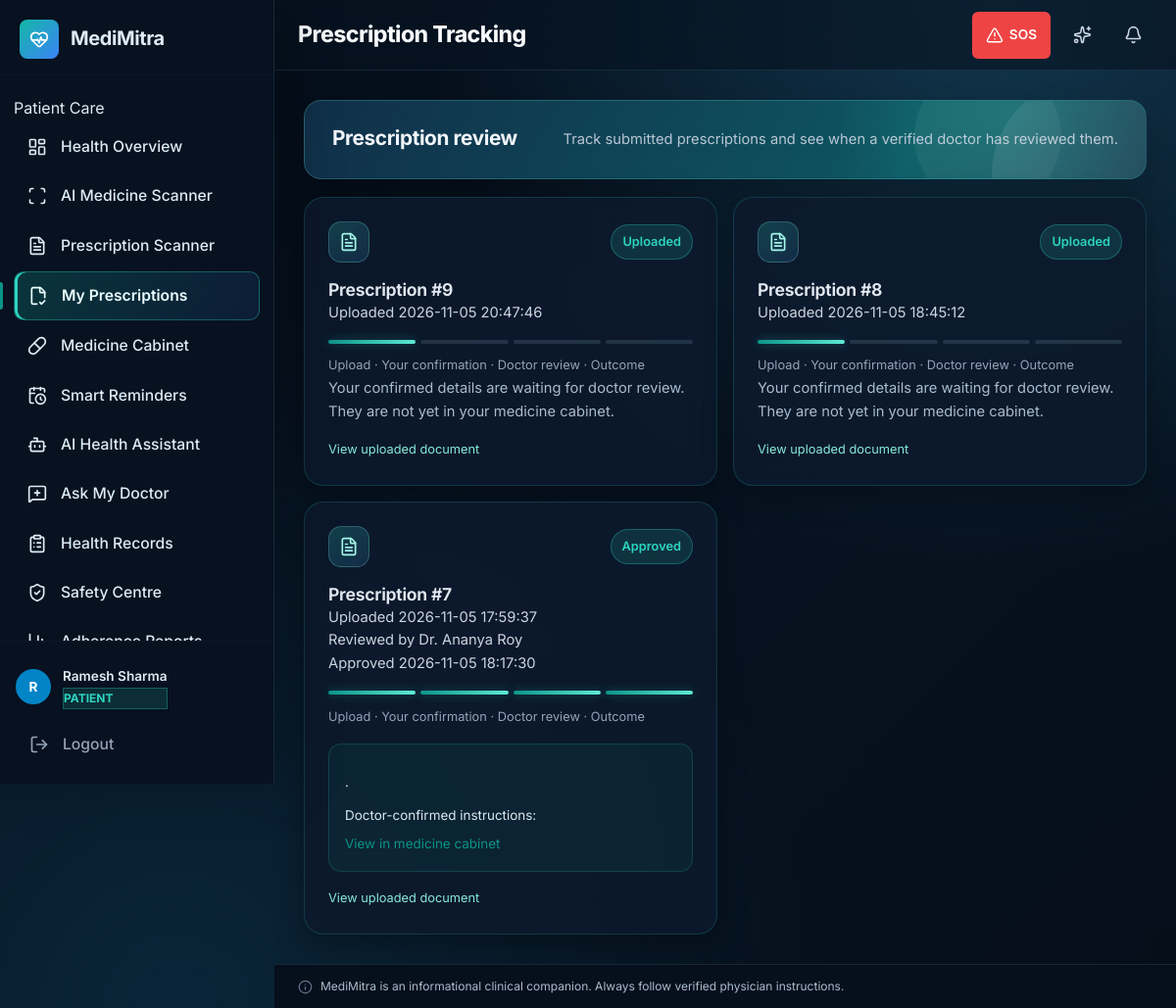
The page /prescriptions (signed in) on the database its author committed.
### tables this page shows
CREATE TABLE users (
    id INTEGER PRIMARY KEY AUTOINCREMENT,
    username TEXT UNIQUE NOT NULL,
    email TEXT UNIQUE NOT NULL,
    password_hash TEXT NOT NULL,
    full_name TEXT NOT NULL,
    role TEXT NOT NULL DEFAULT 'patient',  -- 'patient' or 'caregiver'
    phone TEXT,
    created_at TIMESTAMP DEFAULT CURRENT_TIMESTAMP,
    updated_at TIMESTAMP DEFAULT CURRENT_TIMESTAMP
, is_active INTEGER DEFAULT 1, language TEXT DEFAULT en, auto_camera INTEGER DEFAULT 1);

CREATE TABLE prescriptions (
    id INTEGER PRIMARY KEY AUTOINCREMENT,
    user_id INTEGER NOT NULL,
    image_path TEXT NOT NULL,
    raw_ocr_text TEXT,
    extracted_data TEXT,    -- JSON of parsed prescription
    doctor_name TEXT,
    hospital_name TEXT,
    scan_date TIMESTAMP DEFAULT CURRENT_TIMESTAMP,
    verified INTEGER DEFAULT 0, status TEXT NOT NULL DEFAULT 'uploaded', assigned_doctor_id INTEGER, patient_confirmed_at TIMESTAMP, approved_at TIMESTAMP,
    FOREIGN KEY (user_id) REFERENCES users(id)
);

### routes/prescriptions.py (the view)
@prescriptions_bp.get("")
@role_required('patient')
def index():
    rows = query_db(
        "SELECT id, image_path, status, scan_date, patient_confirmed_at, approved_at, doctor_name, extracted_data, "
        "(SELECT comments FROM prescription_reviews r WHERE r.prescription_id=prescriptions.id ORDER BY r.created_at DESC LIMIT 1) AS review_comments "
        "FROM prescriptions WHERE user_id=? ORDER BY scan_date DESC",
        [session["user_id"]],
    )
    items = []
    for row in rows:
        item = dict(row)
        item["fields"] = json.loads(item.pop("extracted_data") or "{}")
        items.append(item)
    return render_template("prescriptions.html", prescriptions=items)

### database/db.py (called while the page is built)
def get_db_path():
    global DATABASE_PATH
    if DATABASE_PATH is None:
        DATABASE_PATH = os.getenv('DATABASE_PATH', 'medimitra.db')
    return DATABASE_PATH

def get_connection():
    conn = sqlite3.connect(get_db_path())
    conn.row_factory = sqlite3.Row  # Return rows as dicts
    conn.execute("PRAGMA foreign_keys = ON")
    return conn

def query_db(query, args=(), one=False):
    conn = get_connection()
    try:
        cur = conn.execute(query, args)
        results = cur.fetchall()
        return (results[0] if results else None) if one else results
    finally:
        conn.close()

### routes/auth.py (called while the page is built)
def role_required(*roles):
    def decorate(f):
        @wraps(f)
        def decorated_function(*args, **kwargs):
            if 'user_id' not in session:
                flash('Please log in to continue.', 'warning')
                return redirect(url_for('auth.login'))
            user = get_current_user()
            if not user:
                session.clear()
                flash('Your session has expired. Please sign in again.', 'warning')
                return redirect(url_for('auth.login'))
            if user['role'] not in roles:
                abort(403)
            return f(*args, **kwargs)
        return decorated_function
    return decorate

def get_current_user():
    if 'user_id' in session:
        return query_db('SELECT * FROM users WHERE id = ?', [session['user_id']], one=True)
    return None

### templates/prescriptions.html (shortened to what this page needs)
{% extends "base.html" %}
{% block page_title %}Prescription Tracking{% endblock %}
{% block content %}
<div class="welcome-banner"><h2>Prescription review</h2><p>Track submitted prescriptions and see when a verified doctor has reviewed them.</p></div>
{% if prescriptions %}<div class="prescription-grid">{% for item in prescriptions %}
<article class="card prescription-card"><div class="prescription-card-top"><span class="prescription-icon"><i data-lucide="file-text"></i></span><span class="tag {% if item.status == 'approved' %}tag-success{% elif item.status == 'rejected' %}tag-danger{% elif item.status == 'clarification_requested' %}tag-warning{% else %}tag-info{% endif %}">{{ item.status|replace('_',' ')|title }}</span></div><h3>Prescription #{{ item.id }}</h3><p>Uploaded {{ item.scan_date }}</p>{% if item.doctor_name %}<p>Reviewed by {{ item.doctor_name }}</p>{% endif %}{% if item.approved_at %}<p>Approved {{ item.approved_at }}</p>{% endif %}<div class="prescription-progress"><span class="done"></span><span class="{% if item.patient_confirmed_at %}done{% endif %}"></span><span class="{% if item.doctor_name %}done{% endif %}"></span><span class="{% if item.status in ['approved','rejected'] %}done{% endif %}"></span></div><small>Upload · Your confirmation · Doctor review · Outcome</small>
{% if item.status == 'approved' %}<div class="prescription-approved"><span> · </span><span>Doctor-confirmed instructions: </span><a href="{{ url_for('medicines.detail', medicine_id=item.fields.medicine_id) if item.fields.medicine_id else url_for('medicines.index') }}">View in medicine cabinet</a></div>
{% else %}<p class="text-muted">Your confirmed details are waiting for doctor review. They are not yet in your medicine cabinet.</p>{% endif %}
<a class="prescription-image-link" href="{{ url_for('scanner.prescription_image', prescription_id=item.id) }}" target="_blank" rel="noopener">View uploaded document</a></article>
{% endfor %}</div>{% else %}<div class="card"><div class="empty-state"><i data-lucide="files"></i><h4>No prescriptions submitted</h4><p>Scan a medicine or prescription to start a review.</p><a class="btn btn-primary" href="{{ url_for('scanner.scan') }}">Scan or upload</a></div></div>{% endif %}
{% endblock %}

### templates/base.html (shortened to what this page needs)
<!DOCTYPE html>
<html lang="en">
<head>
    <link rel="stylesheet" href="{{ url_for('static', filename='css/style.css') }}">
    <link rel="stylesheet" href="{{ url_for('static', filename='css/responsive.css') }}">
</head>
<body>
    {% if current_user %}
    <aside class="sidebar" id="sidebar">
        <div class="sidebar-header">
            <div class="logo">
                <div class="logo-icon">
                    <i data-lucide="heart-pulse"></i>
                </div>
                <span class="logo-text">MediMitra</span>
            </div>
        </div>
        <nav class="sidebar-nav">
            <ul>
                {% if current_user.role == 'patient' %}
                <li class="nav-section-label"><span>Patient Care</span></li>
                <li><a href="{{ url_for('dashboard.index') }}" class="nav-link {% if request.endpoint == 'dashboard.index' %}active{% endif %}"><i data-lucide="layout-dashboard"></i><span>Health Overview</span></a></li>
                <li><a href="{{ url_for('scanner.medicine_scan') }}" class="nav-link {% if request.endpoint == 'scanner.medicine_scan' %}active{% endif %}"><i data-lucide="scan"></i><span>AI Medicine Scanner</span></a></li>
                <li><a href="{{ url_for('scanner.scan') }}" class="nav-link {% if request.endpoint == 'scanner.scan' %}active{% endif %}"><i data-lucide="file-text"></i><span>Prescription Scanner</span></a></li>
                <li><a href="{{ url_for('prescriptions.index') }}" class="nav-link {% if request.endpoint == 'prescriptions.index' %}active{% endif %}"><i data-lucide="file-check-2"></i><span>My Prescriptions</span></a></li>
                <li><a href="{{ url_for('medicines.index') }}" class="nav-link {% if request.endpoint and 'medicines' in request.endpoint %}active{% endif %}"><i data-lucide="pill"></i><span>Medicine Cabinet</span></a></li>
                <li><a href="{{ url_for('schedule.index') }}" class="nav-link {% if request.endpoint and 'schedule' in request.endpoint %}active{% endif %}"><i data-lucide="calendar-clock"></i><span>Smart Reminders</span></a></li>
                <li><a href="{{ url_for('assistant.index') }}" class="nav-link {% if request.endpoint and 'assistant' in request.endpoint %}active{% endif %}"><i data-lucide="bot"></i><span>AI Health Assistant</span></a></li>
                <li><a href="{{ url_for('queries.patient_queries') }}" class="nav-link "><i data-lucide="message-square-plus"></i><span>Ask My Doctor</span></a></li>
                <li><a href="{{ url_for('records.index') }}" class="nav-link {% if request.endpoint and 'records' in request.endpoint %}active{% endif %}"><i data-lucide="clipboard-list"></i><span>Health Records</span></a></li>
                <li><a href="{{ url_for('safety.index') }}" class="nav-link {% if request.endpoint and 'safety' in request.endpoint %}active{% endif %}"><i data-lucide="shield-check"></i><span>Safety Centre</span></a></li>
                <li><a href="{{ url_for('reports.index') }}" class="nav-link {% if request.endpoint and 'reports' in request.endpoint %}active{% endif %}"><i data-lucide="bar-chart-3"></i><span>Adherence Reports</span></a></li>
                {% elif current_user.role == 'pharmacist' %}
                <li class="nav-section-label"><span>Pharmacy</span></li>
                <li><a href="{{ url_for('pharmacy.index') }}" class="nav-link {% if request.endpoint and 'pharmacy' in request.endpoint %}active{% endif %}"><i data-lucide="store"></i><span>Pharmacy Overview</span></a></li>
                {% endif %}
            </ul>
        </nav>
        <div class="sidebar-footer">
            <div class="user-card">
                <div class="user-avatar" style="background: {% if current_user.role == 'doctor' %}#059669{% elif current_user.role == 'admin' %}#4f46e5{% elif current_user.role == 'caregiver' %}#d97706{% else %}#0284c7{% endif %}; color: white;">
                    {{ current_user.full_name[0] | upper }}
                </div>
                <div class="user-info">
                    <span class="user-name">{{ current_user.full_name }}</span>
                    <span class="user-role badge-role" style="font-size:0.75rem; text-transform:uppercase; font-weight:700; color:{% if current_user.role == 'doctor' %}#059669{% elif current_user.role == 'admin' %}#4f46e5{% elif current_user.role == 'caregiver' %}#d97706{% else %}#0284c7{% endif %};">
                        {{ current_user.role }}
                    </span>
                </div>
            </div>
            <a href="{{ url_for('auth.logout') }}" class="nav-link logout-link">
                <i data-lucide="log-out"></i>
                <span>Logout</span>
            </a>
        </div>
    </aside>
    <main class="main-content" id="mainContent">
        <header class="topbar">
            <div class="topbar-title">
                <h1>{% block page_title %}Dashboard{% endblock %}</h1>
            </div>
            <div class="topbar-actions" style="display:flex; align-items:center; gap:12px;">
                {% if current_user.role == 'patient' %}
                <form action="{{ url_for('dashboard.trigger_sos') }}" method="POST" onsubmit="return confirm('Trigger Emergency SOS to your designated emergency contact?');" style="margin:0;">
                    <button type="submit" class="btn" style="background:#ef4444; color:#fff; padding:6px 14px; font-size:0.85rem; border:none; border-radius:6px; display:flex; align-items:center; gap:6px; font-weight:600; cursor:pointer;">
                        <i data-lucide="alert-triangle" style="width:16px;height:16px;"></i>
                        <span>SOS</span>
                    </button>
                </form>
                {% endif %}
                <button type="button" class="icon-btn" onclick="playSplashAnimation(true)" title="Replay 3D Intro & Sound" aria-label="Replay 3D Intro">
                    <i data-lucide="sparkles"></i>
                </button>
                <button class="icon-btn" aria-label="Notifications">
                    <i data-lucide="bell"></i>
                </button>
            </div>
        </header>
        <div class="page-content">
            {% block content %}{% endblock %}
        </div>
        <footer class="disclaimer">
            <i data-lucide="info" style="width:14px;height:14px"></i>
            <span>MediMitra is an informational clinical companion. Always follow verified physician instructions.</span>
        </footer>
    </main>
    {% endif %}
</body>
</html>

### static/css/responsive.css (style rules this page uses)
:root { --safe-top: env(safe-area-inset-top, 0px); --safe-bottom: env(safe-area-inset-bottom, 0px); }
html, body { max-width: 100vw !important; width: 100% !important; overflow-x: hidden !important; position: relative; box-sizing: border-box; }
*, *::before, *::after { box-sizing: border-box; }
.main-content, .page-content, .dashboard-page, .auth-layout, .container { max-width: 100% !important; overflow-x: hidden !important; box-sizing: border-box !important; }
:root { --bg-body: #060e1a !important; --bg-card: rgba(13, 26, 45, 0.88) !important; --bg-sidebar: rgba(8, 18, 32, 0.98) !important; --bg-surface: #0a1727 !important; --gray-50: #060f1c !important; --gray-100: #0a1727 !important; --gray-200: #122438 !important; --gray-300: #1c324c !important; --gray-400: #64748b !important; --gray-500: #94a3b8 !important; --gray-600: #cbd5e1 !important; --gray-700: #e2e8f0 !important; --gray-800: #f1f5f9 !important; --gray-900: #ffffff !important; --border-glow: rgba(45, 212, 191, 0.18) !important; }
body, html { background: radial-gradient(ellipse at 85% 0%, #12374e 0%, transparent 40%), radial-gradient(ellipse at 15% 100%, #0a2538 0%, transparent 45%), linear-gradient(135deg, #050d18 0%, #071322 50%, #050e19 100%) !important; color: #cbd5e1 !important; }
.card, .stat-card, .dashboard-grid > div, .panel, .adherence-circle, .upload-card, .result-card, .chat-container { background: rgba(13, 26, 45, 0.88) !important; border: 1px solid rgba(45, 212, 191, 0.18) !important; box-shadow: 0 10px 30px rgba(0, 0, 0, 0.35) !important; color: #cbd5e1 !important; }
.tag, .badge-role { background: rgba(45, 212, 191, 0.14) !important; border: 1px solid rgba(45, 212, 191, 0.3) !important; color: #2dd4bf !important; }
svg.lucide, .lucide, i[data-lucide] { width: 20px !important; height: 20px !important; stroke-width: 2px !important; vertical-align: middle !important; flex-shrink: 0 !important; display: inline-block !important; }
.btn-sm svg, .btn-sm .lucide, .icon-sm, .tag svg, .badge svg, .medicine-meta svg, .dose-details svg, .disclaimer svg { width: 15px !important; height: 15px !important; stroke-width: 2px !important; }
.btn svg, .btn .lucide, .quick-action-btn svg { width: 18px !important; height: 18px !important; stroke-width: 2px !important; }
.nav-link svg, .bottom-nav-item svg { width: 20px !important; height: 20px !important; stroke-width: 2px !important; }
.icon-btn svg { width: 19px !important; height: 19px !important; }
body, button, input, select, textarea { font-family: 'Inter', -apple-system, BlinkMacSystemFont, 'Segoe UI', Roboto, Helvetica, Arial, sans-serif !important; -webkit-font-smoothing: antialiased !important; -moz-osx-font-smoothing: grayscale !important; text-rendering: optimizeLegibility !important; }
h1, .topbar-title h1 { font-size: clamp(1.2rem, 3.5vw, 1.45rem) !important; font-weight: 750 !important; letter-spacing: -0.025em !important; color: #f8fafc !important; line-height: 1.25 !important; }
h2, .welcome-banner h2 { font-size: clamp(1.1rem, 3vw, 1.3rem) !important; font-weight: 700 !important; letter-spacing: -0.02em !important; color: #f1f5f9 !important; line-height: 1.3 !important; }
h3, .card-header h3 { font-size: clamp(0.98rem, 2.5vw, 1.1rem) !important; font-weight: 650 !important; letter-spacing: -0.015em !important; color: #e2e8f0 !important; line-height: 1.35 !important; }
p, .text-base { font-size: 0.92rem !important; line-height: 1.6 !important; color: #cbd5e1 !important; }
small, .text-xs, .stat-sub, .medicine-meta, .dose-details { font-size: 0.8rem !important; color: #94a3b8 !important; }
.dashboard-page, .main-content, .page-content, .auth-layout { perspective: 1200px; transform-style: preserve-3d; }
.card, .stat-card, .welcome-banner, .quick-action-btn, .medicine-item { transform-style: preserve-3d; backface-visibility: hidden; will-change: transform; transition: border-color 0.25s ease, box-shadow 0.25s ease; }
.welcome-banner, .dashboard-page .welcome-banner { min-height: auto !important; display: flex !important; flex-direction: column !important; gap: 14px !important; padding: 20px 22px !important; margin-bottom: 18px !important; border-radius: 18px !important; }
@media (min-width: 900px) { .welcome-banner, .dashboard-page .welcome-banner { flex-direction: row !important; align-items: center !important; justify-content: space-between !important; padding: 24px 28px !important; } }

### rows shown on the page
users: full_name "R", full_name "Ramesh Sharma", role "PATIENT"
prescriptions: status "Uploaded", id "9", scan_date "2026-11-05 20:47:46", shows "Your confirmed details are waiting for doctor review. They are not yet in your medicine cabinet."
prescriptions: status "Uploaded", id "8", scan_date "2026-11-05 18:45:12", shows "Your confirmed details are waiting for doctor review. They are not yet in your medicine cabinet."
prescriptions: status "Approved", id "7", scan_date "2026-11-05 17:59:37", doctor_name "Dr. Ananya Roy", approved_at "2026-11-05 18:17:30"
